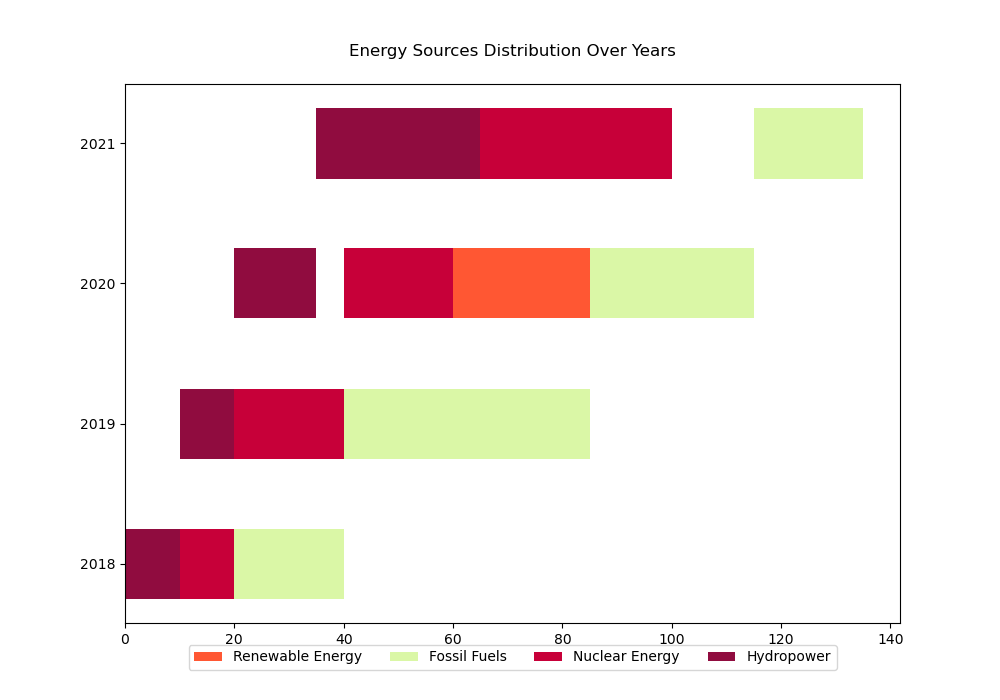

Generate this figure with Python:
import matplotlib.pyplot as plt
import numpy as np

categories = ['Renewable Energy', 'Fossil Fuels', 'Nuclear Energy', 'Hydropower']
years = ['2018', '2019', '2020', '2021']

data = np.array([
    [30, 25, 35, 10],  # Renewable Energy
    [40, 45, 30, 20],  # Fossil Fuels
    [20, 20, 20, 40],  # Nuclear Energy
    [10, 10, 15, 30]   # Hydropower
])

data_cumsum = np.cumsum(data, axis=1)
category_colors = ['#FF5733', '#DAF7A6', '#C70039', '#900C3F']

fig, ax = plt.subplots(figsize=(10, 7))

for i, (colname, color) in enumerate(zip(categories, category_colors)):
    widths = data[i]
    starts = data_cumsum[i] - widths
    ax.barh(years, widths, left=starts, height=0.5, label=colname, color=color)

ax.set_title('Energy Sources Distribution Over Years', pad=20)
ax.legend(ncol=len(categories), bbox_to_anchor=(0.5, -0.1), loc='lower center')
plt.show()
